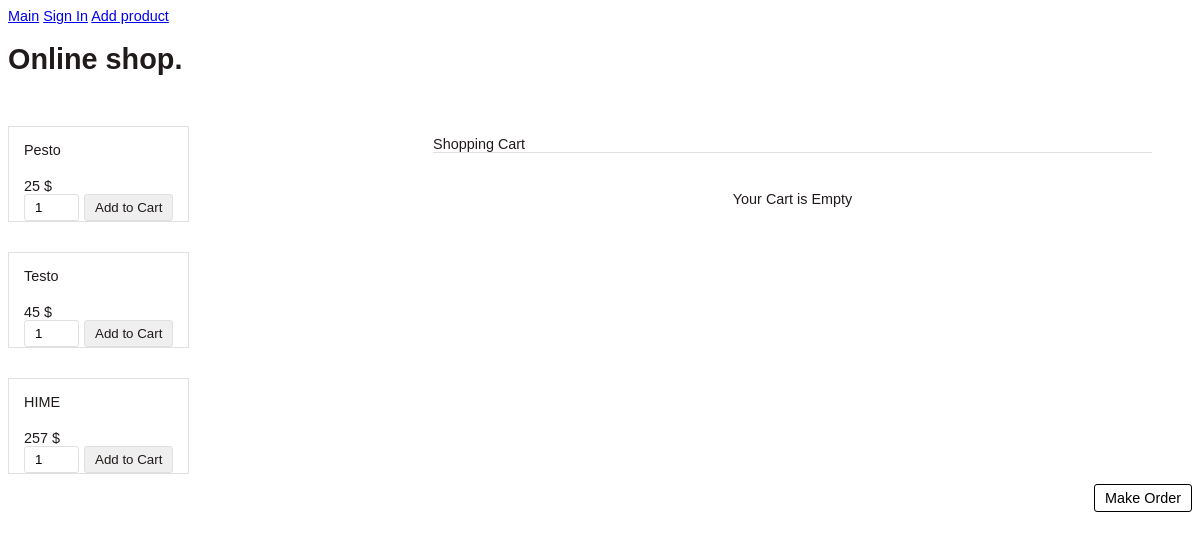
Before: / with the older database file.
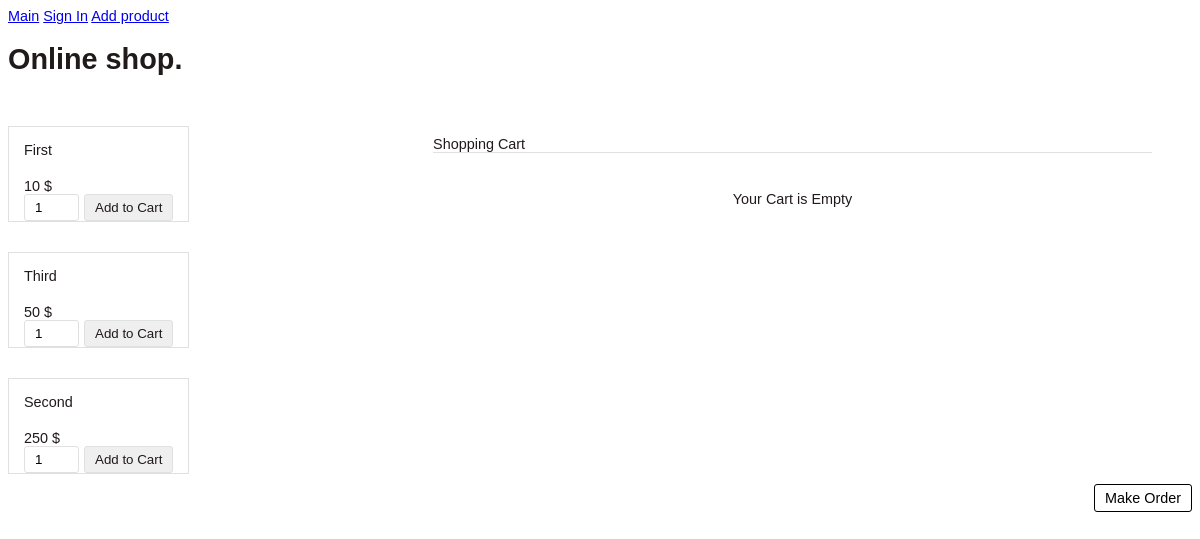
After: the same page with the newer database file.
### main.py (models this page shows, shortened)
class Item(db.Model):
    id = db.Column(db.Integer, primary_key=True)
    title = db.Column(db.String(100), nullable=False)
    price = db.Column(db.Integer, default=0)
    isActive = db.Column(db.Boolean, default=True)

### main.py (the view)
@app.route('/')
def index():
    logged_in, first_name, kia = get_login_details()
    items = Item.query.order_by(Item.price).all()
    return render_template('index.html', products=items, logged_in=logged_in, first_name=first_name, kia=kia)

### main.py (called while the page is built)
def get_cart_key():
    return 'cart_items'

def get_login_details():
    logged_in = False
    first_name = ''
    kia = get_cart_key()
    if session.get('_user_id'):
        user = User.query.filter_by(id=int(session.get('_user_id'))).first()
        if user:
            logged_in = True
            first_name = user.firstName
    return logged_in, first_name, kia

### templates/index.html (shortened to what this page needs)
{% extends 'base.html' %}
{% block body %}
    <h1>
      Online shop.
    </h1>
    <div class="buyBlock">
        <div>
            {% for product in products %}
            <div class="product-item">
                    <form method="post" action="/add_to_cart">
                        <div class="product-tile-footer">
                            <div class="product-title">{{ product.title }}</div>
                            <div class="product-price">{{ product.price }} $</div>
                            <br/>
                            <div class="cart-action">
                                <input type="text" class="product-quantity" name="quantity" value="1" size="2" />
                                <input type="submit" value="Add to Cart" class="btnAddAction" />
                            </div>
                        </div>
                    </form>
                </div>
            {% endfor %}
        </div>
        <div id="shopping-cart">
            <div class="txt-heading">Shopping Cart</div>
            {% if kia in session %}
                <a id="btnEmpty" href="{{ url_for('.empty_cart') }}">Empty Cart</a>
                <table class="tbl-cart" cellpadding="10" cellspacing="1">
                    <tbody>
                        <tr>
                            <th style="text-align:left;">Name</th>
                            <th style="text-align:right;" width="5%">Quantity</th>
                            <th style="text-align:right;" width="10%">Unit Price</th>
                            <th style="text-align:right;" width="10%">Price</th>
                            <th style="text-align:center;" width="3%">Remove</th>
                        </tr>
                        {% for key, val in session[kia].items() %}
                            {% set quantity = session[kia][key]['quantity'] %}
                            {% set price = session[kia][key]['price'] %}
                            {% set item_price = session[kia][key]['total_price'] %}
                            <tr>
                                <td>{{ session[kia][key]['title'] }}</td>
                                <td>{{ session[kia][key]['code'] }}</td>
                                <td style="text-align:right;">{{ quantity }}</td>
                                <td  style="text-align:right;">{{ price }} $</td>
                                <td  style="text-align:right;">{{ item_price }} $</td>
                                <td style="text-align:center;">
                                    <a href="{{ url_for('.delete_product', code=session[kia][key]['code']) }}" class="btnRemoveAction">
                                        <img src="/static/images/icon-delete.png" alt="Remove Item" />
                                    </a>
                                </td>
                            </tr>
                        {% endfor %}
                        <tr>
                            <td colspan="2" align="right">Total:</td>
                            <td align="right">{{ session['all_total_quantity'] }}</td>
                            <td align="right" colspan="2"><strong>{{ session['all_total_price'] }} $</strong></td>
                            <td></td>
                        </tr>
                    </tbody>
                </table>
            {% else: %}
                <div class="no-records">Your Cart is Empty</div>
            {% endif %}
        </div>
    </div>
    <div>
        <a id="btnOrder" href="{{ url_for('.order') }}">Make Order</a>
    </div>
{% endblock %}

### templates/base.html (shortened to what this page needs)
<!DOCTYPE html>
<html lang="ru">
<head>
    <link href="{{ url_for('static', filename='css/style.css') }}" rel="stylesheet" type="text/css" />
</head>
<body>
    <div>
        <nav>
            <a href='/'>Main</a>
            {% if not logged_in %}
                <a class="link" href="/login">Sign In</a>
            {% else %}
                <a>Hi, {{ first_name }}</a>
                <a href="/logout">Sign Out</a>
            {% endif %}
            <a href="/add">Add product</a>
        </nav>
    </div>
    {% block body %}{% endblock %}
</body>
</html>

### static/css/style.css (style rules this page uses)
body { font-family: Arial; color: #211a1a; font-size: 0.9em; }
#shopping-cart { margin: 40px; width: 100%; }
.txt-heading { color: #211a1a; border-bottom: 1px solid #E0E0E0; overflow: auto; }
#btnOrder { background-color: #ffffff; border: #000000 1px solid; padding: 5px 10px; color: #000000; float: right; text-decoration: none; border-radius: 3px; margin: 10px 0px; }
.btnAddAction { padding: 5px 10px; margin-left: 5px; background-color: #efefef; border: #E0E0E0 1px solid; color: #211a1a; float: right; text-decoration: none; border-radius: 3px; cursor: pointer; }
.product-item { float: left; background: #ffffff; margin: 30px 30px 0px 0px; border: #E0E0E0 1px solid; }
.product-title { margin-bottom: 20px; }
.product-price { float:left; }
.cart-action { float: right; }
.product-quantity { padding: 5px 10px; border-radius: 3px; border: #E0E0E0 1px solid; }
.product-tile-footer { padding: 15px 15px 0px 15px; overflow: auto; }
.no-records { text-align: center; clear: both; margin: 38px 0px; }
.buyBlock { display: flex; justify-content: flex-start; }

Changed rows visible on the page:
changed Item: title "Pesto" → "First"; price "25" → "10"
changed Item: title "HIME" → "Third"; price "257" → "50"; moves up the list
changed Item: title "Testo" → "Second"; price "45" → "250"
